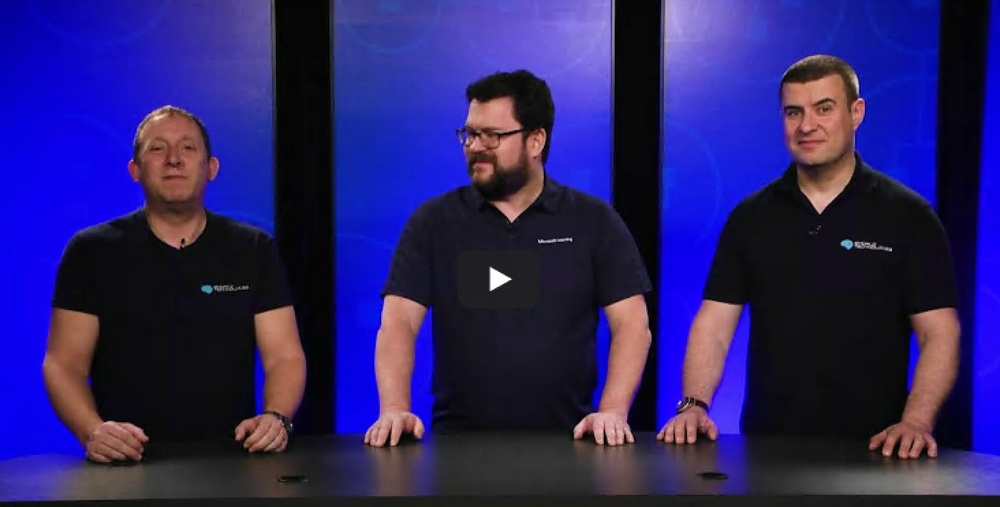
#> input picture images/lab3/dev290x_presenters.jpg, 1000 x 507 px, shrunk from 1464 x 742 before the run, found by its file name
$ jupyter execute Lab_3_1_Viola_Jones.ipynb   (shell and % lines are left out)
#> lines starting #> are read from the running program, lines starting #| are printed output that depends on the picture
# Viola Jones (Haar) Face Detection using Python and OpenCV

This is a lab on Viola Jones (a Classical Techniques for Object Classification/Detection) in CE6003. You should complete the tasks in this lab as part of the  Histogram of Oriented Gradients section of the lesson.

Please remember the lab must be completed before taking the quiz at the end of this lesson.

This lab will give some visual intuition on how the classical object classification techniques work.

A later lab will allow you to compare these techniques, which rely on hand-crafted features and smart algorithms, with their deep learning equivalents, where the features are *learned* by the network as a constituent part of training.

We are going to look at the Viola Jones algorithm from the perspective of performing inference only, not training. That is, we'll take pre-trained classifiers , and use them to classify images of various types. Viola-Jones is blazingly fast, but has obviously accuracy limitations whcih will become apparent when you work through the lab.

Implementing Viola Jones from scratch is outside the scope of this course, but we will look at how it works and leverage OpenCV's implementation for some practical demonstrations.

Now, some setup...

```
# This is formatted as code
```

First, if we haven't already done so, we need to clone the various images and resources needed to run these labs into our workspace.

And now we'll load various Python libraries that we'll need later in this lab...

[cell 1]
import numpy as np
import cv2
from matplotlib import pyplot as plt
import urllib

def url_to_image(url):
	resp = urllib.request.urlopen(url)
	image = np.asarray(bytearray(resp.read()), dtype="uint8")
	image = cv2.imdecode(image, cv2.IMREAD_COLOR)
#> image is the input picture: shape (507, 1000, 3); mean B, G, R 104.4, 34.6, 43.5

	# return the image
	return image

We also need to install some ancilliary files for OpenCV - this shoud be pretty quick.

# Viola-Jones and "Haar-like" Features

As you will have seen in our video lectures, Paul Viola and Michael Jones introduced the Viola-Jones technique for finding objects in images in 2001. It is a classical machine learning approach, where a cascade function is trained using a training set of positive and negative images.  For the purpose of explanation, let's assume we're looking for faces in a photo.

Viola-Jones has a number of important concepts, which we'll recap on:
 * Integral Images
 * Adaboost
 * Cascading

The Viola-Jones algorithm typically uses a base patch size (for example, 24x24 pixels) that it slides across and down an image. It evaluates a number of hand-crafted template features within each of these patches to see if the object of interest is present. The types of hand-crafted features (known as *Haar-like Features*) are shown as follows:

These features are equivalent to convolutional kernels. Each feature is evaluated to a single value by subtracting the sum of pixel intensities under the white rectangle from the sum of the pixel intensities under the black rectangle.  These sums of intensities can be computed extremely efficiently, and are responsible for much of the impressive speed of the Viola-Jones algorithm.

Viola-Jones uses a summed area table - essentially a cache of intensity values across an image. The summed area table has the same dimensions as the image of interest. For example, assuming our input image is 640 pixels wide, by 480 pixels high, by 3 channels (RGB), it will first be converted to grayscale (640x480x3 -> 640x480x1). Next, we will construct a summed area table of 640x480x1 where the value at each pixel location in the summed area table is the cumulative sum of itself and each pixel to the left and above it in the image.

Once we have the summed area table, we can calculate the sum of intensity values over any arbitrary rectangular patch (an Integral Image) with 4 reads.  Assume that s(X) returns the summed table value for any point X. Now given points A, B, C, and D, then the Integral Image calculation for the rectangular patch defined by ABCD is defined as s(A) + s(D) - s(B) - s(C).

As we end up with more than 160,000 possible features for even a 24x24 patch, it is important to realise that not all features will be equally relevant for a particular type of object. Each feature (essentially a weak classifier) is considered good if it predicts better than chance the presence (or absence) of the desired object.  Viola-Jones uses an algorithm called **Adaboost** to perform *adaptive boosting* of the performance of the cascade of features through a number of iterative rounds. For more details, see our associated video with this module.  Picking the best small set of suitable features helps make the detector super fast. The original Viola-Jones paper achieved 95% accuracy with an appropriately chosen 6,000 feature subset from the 160,000 set of possible features.

However, having to run even 6,000 features on every patch would be a lot of effort. So, once the features have been decided and assembled, we build a cascade of fast rejectors. This is based on the intuition that over a complete image, most of the possible positions we check will not contain a face -- therefore it is faster overall to reject quickly than to invest too much in it. If the location doesn't contain a face, discard it and move on before investing more computational checks in it. This is another of the tricks used by Viola-Jones to achieve its performance.

Instead of applying all 6,000 features on a window, we'll group these features into different stages of weak classifiers through the use of Adaboost, and we run these weak classifiers one-by-one in a *Cascade*. If the patch window under consideration fails at any stage, we reject the window and move onto the next patch. Only if a patch window passes one stage of the cascade do we consider moving onto the computation and evaluation of features on the next. A patch which passes all stages is considered a valid detection!

The classifier stages of the cascade are organised in order of increasing number of features, to ensure that early rejections are quick and cheap. In the Viola-Jones paper, the detector had approximately 6,000 features organised into 38 stages - but the first five stages had 1, 10, 25, 25, and 50 features in them respectively. On average, approximately 10 features need to be evaluated per patch in their testing.

Finally, a nice consequence of our features being so quick to calculate (thanks to the Integral Image) leads to the final aspect of Viola-Jones performance.  The base patch itself can be scaled and the features in the final cascade evaluated very quickly to search for objects of different sizes *without* the requirement for an image pyramid.

(We'll cover the concept of an *image pyramid* in detail when we explore our next technique, the Histogram of Oriented Gradients, but in summary an image pyramid involves rescaling the original image multiple times.  You can think of each slightly smaller image as being stacked upon the previous one vertically, hence the pyramid. As we'll see, scanning across each of these scales repeatedly leads to significant computational cost and effort.)

Putting it all other, the Viola Jones workflow for training looks as follows:

Let's run some code and see how well the Viola Jones algorithm works. To make it easy for you to experiment, we'll first load our test image into a variable... You can change this subsequently, and rerun the code to play with different images.

Let's load a test image. Feel free to change the URL below to try detecting faces in different URLs pointing to images of people.

[cell 2]
# read in test image
#
# We could read in an image directly from our Jupyter Notebook using something like ...
#    test_image = '/content/CE6003/images/lab3/dev290x_presenters.jpg'
#    img = cv2.imread(test_image)
# but it is useful to point to one on the Internet...
test_img = url_to_image("https://github.com/EmdaloTechnologies/CE6003/blob/master/images/lab3/dev290x_presenters.jpg?raw=1")

We will convert our image to the RGB colorspace used by Jupyter Notebook before plotting, as OpenCV defaults to BGR.

[cell 3]
img = cv2.cvtColor(test_img, cv2.COLOR_BGR2RGB)
plt.figure(figsize=(14, 10), dpi=80)
plt.imshow(img)
plt.show()

Now, we'll create the cascades with default models that come with OpenCV - one for face detection, and one for eye detection.

These cascade files are XML files which represent the learned Viola-Jones classifier cascades, as described above.

[cell 4]
# First, we load the cascades that come by default with OpenCV - one for face detection, and one for eye detection
# we'll find these relative to the CV2 library install

from os.path import realpath, normpath

face_cascade_xml_path = "/usr/share/opencv/haarcascades/haarcascade_frontalface_default.xml"
eye_cascade_xml_path = "/usr/share/opencv/haarcascades/haarcascade_eye.xml"

face_cascade = cv2.CascadeClassifier(face_cascade_xml_path)
eye_cascade = cv2.CascadeClassifier(eye_cascade_xml_path)

# Now lets run the face detector cascade against this grayscale image
scale = 1.03
minNeighbors = 2
foundFaces = face_cascade.detectMultiScale(img, scale, minNeighbors)
#> foundFaces = [[766, 77, 87, 87], [133, 116, 81, 81], [443, 103, 80, 80], [636, 352, 130, 130]]

The variable `foundFaces` will now contain an array of bounding boxes for each detected face. The number of items in `foundFaces` corresponds to the number of faces detected.
Each element in `foundFaces` is an array of x-position, y-position, width, and height for that particular bounding box.

[cell 5]
print ("We found {}".format(len(foundFaces)) + " faces.")
#| We found 4 faces.
print ("The array of bounding boxes [top_left_x, top_left_y, width, height] for each face are:\n{}".format(foundFaces))
#| The array of bounding boxes [top_left_x, top_left_y, width, height] for each face are:
#| [[766  77  87  87]
#|  [133 116  81  81]
#|  [443 103  80  80]
#|  [636 352 130 130]]

Hopefully, we have now found all the faces in the image using the face detector cascade.

Our next step is to draw bounding boxes around each of the faces. Then, for each face, we will search within it for eyes, and draw bounding boxes around the eyes in a different color.

[cell 6]
# setup colors and line thickness for drawing bounding boxes
greenColor = (0, 255, 0)
blueColor = (255, 0, 0)
lineThickness = 2

detectionsImg = img
# now process each face found,
for (fx, fy, fw, fh) in foundFaces:
    # draw the bounding box for each face
    cv2.rectangle(detectionsImg, (fx, fy), (fx + fw, fy + fh), blueColor, lineThickness)

    # next we'll run the eye detector cascade on the subset regions of the image (our
    # "regions of interest" (roi)) that were determined to contain faces...
    roi = detectionsImg[fy : fy + fh, fx : fx + fw]
    foundEyes = eye_cascade.detectMultiScale(roi, scale, minNeighbors)

    # now, lets draw bounding boxes for the eyes
    for (ex, ey, ew, eh) in foundEyes:
        cv2.rectangle(roi, (ex, ey), (ex + ew, ey + eh), greenColor, lineThickness)
#> this loop made 4 passes
#> (fx, fy, fw, fh, foundEyes) on passes 1, 2, 4: (766, 77, 87, 87, [[16, 24, 23, 23], [45, 20, 24, 24]]), (133, 116, 81, 81, [[43, 21, 23, 23]]), (636, 352, 130, 130, [[34, 53, 54, 54]])
#> pass 1, `roi = detectionsImg[fy : fy + fh, fx : fx + fw]`:
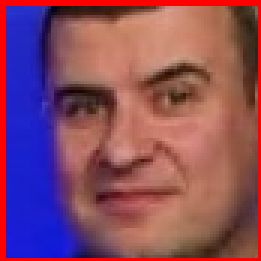
#> roi: shape (87, 87, 3) (shown 3 times larger); mean R, G, B 134.9, 76.4, 98.3
#> pass 2, `roi = detectionsImg[fy : fy + fh, fx : fx + fw]`:
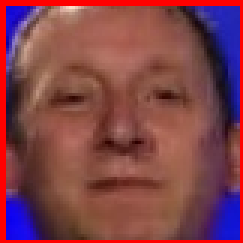
#> roi: shape (81, 81, 3) (shown 3 times larger); mean R, G, B 128.2, 66.3, 73.9
#> pass 3, `roi = detectionsImg[fy : fy + fh, fx : fx + fw]`:
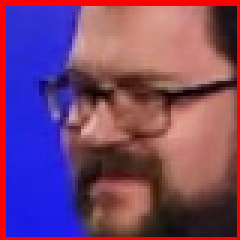
#> roi: shape (80, 80, 3) (shown 3 times larger); mean R, G, B 119.7, 68.9, 110.2
#> after the loop:
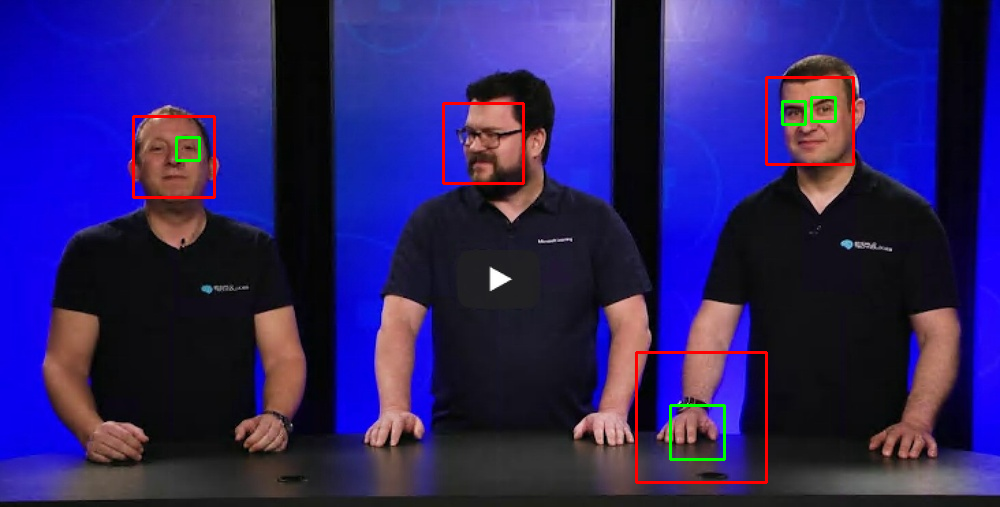
#> detectionsImg: shape (507, 1000, 3); mean R, G, B 44.8, 34.7, 103.1
#> after the loop:
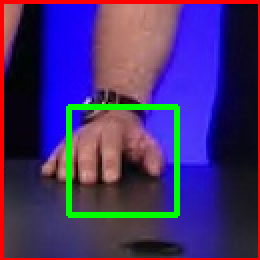
#> roi: shape (130, 130, 3) (shown 2 times larger); mean R, G, B 70.5, 47.9, 107.6
